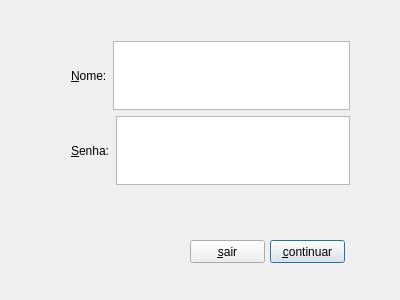
<?xml version="1.0" encoding="UTF-8"?>
<ui version="4.0">
 <class>LoginDialog</class>
 <widget class="QDialog" name="LoginDialog">
  <property name="geometry">
   <rect>
    <x>0</x>
    <y>0</y>
    <width>400</width>
    <height>300</height>
   </rect>
  </property>
  <property name="contextMenuPolicy">
   <enum>Qt::DefaultContextMenu</enum>
  </property>
  <property name="windowTitle">
   <string>Dialog</string>
  </property>
  <widget class="QPushButton" name="continueButton">
   <property name="geometry">
    <rect>
     <x>270</x>
     <y>240</y>
     <width>75</width>
     <height>23</height>
    </rect>
   </property>
   <property name="text">
    <string>&amp;continuar</string>
   </property>
  </widget>
  <widget class="QPushButton" name="sairButton">
   <property name="geometry">
    <rect>
     <x>190</x>
     <y>240</y>
     <width>75</width>
     <height>23</height>
    </rect>
   </property>
   <property name="text">
    <string>&amp;sair</string>
   </property>
  </widget>
  <widget class="QWidget" name="verticalLayoutWidget">
   <property name="geometry">
    <rect>
     <x>60</x>
     <y>30</y>
     <width>301</width>
     <height>166</height>
    </rect>
   </property>
   <layout class="QVBoxLayout" name="verticalLayout">
    <item>
     <spacer name="verticalSpacer">
      <property name="orientation">
       <enum>Qt::Vertical</enum>
      </property>
      <property name="sizeHint" stdset="0">
       <size>
        <width>20</width>
        <height>40</height>
       </size>
      </property>
     </spacer>
    </item>
    <item>
     <layout class="QHBoxLayout" name="horizontalLayout_2">
      <item>
       <widget class="QLabel" name="label">
        <property name="text">
         <string>&amp;Nome:</string>
        </property>
        <property name="buddy">
         <cstring>nomeTextEdit</cstring>
        </property>
       </widget>
      </item>
      <item>
       <widget class="QTextEdit" name="nomeTextEdit"/>
      </item>
     </layout>
    </item>
    <item>
     <layout class="QHBoxLayout" name="horizontalLayout_3">
      <item>
       <widget class="QLabel" name="label_2">
        <property name="text">
         <string>&amp;Senha:</string>
        </property>
        <property name="buddy">
         <cstring>senhaTextEdit</cstring>
        </property>
       </widget>
      </item>
      <item>
       <widget class="QTextEdit" name="senhaTextEdit"/>
      </item>
     </layout>
    </item>
    <item>
     <spacer name="verticalSpacer_2">
      <property name="orientation">
       <enum>Qt::Vertical</enum>
      </property>
      <property name="sizeHint" stdset="0">
       <size>
        <width>20</width>
        <height>40</height>
       </size>
      </property>
     </spacer>
    </item>
   </layout>
  </widget>
 </widget>
 <layoutdefault spacing="6" margin="11"/>
 <resources/>
 <connections>
  <connection>
   <sender>sairButton</sender>
   <signal>clicked()</signal>
   <receiver>LoginDialog</receiver>
   <slot>reject()</slot>
   <hints>
    <hint type="sourcelabel">
     <x>221</x>
     <y>253</y>
    </hint>
    <hint type="destinationlabel">
     <x>233</x>
     <y>280</y>
    </hint>
   </hints>
  </connection>
 </connections>
</ui>
